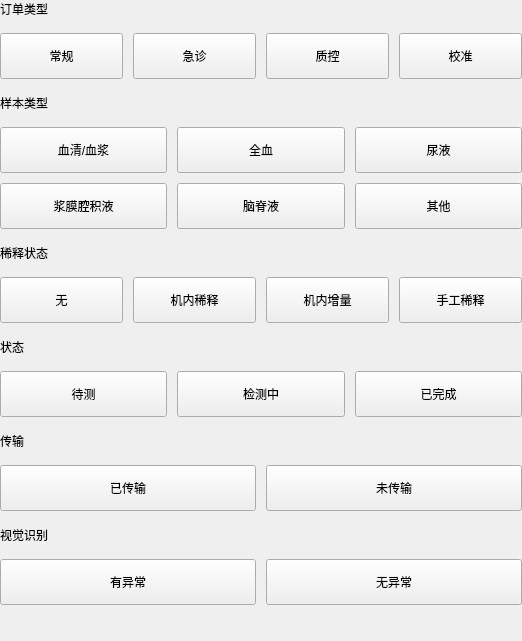
     <widget class="QWidget" name="widget11" native="true">
      <property name="geometry">
       <rect>
        <x>0</x>
        <y>0</y>
        <width>522</width>
        <height>641</height>
       </rect>
      </property>
      <layout class="QVBoxLayout" name="verticalLayout_94">
       <property name="spacing">
        <number>15</number>
       </property>
       <property name="leftMargin">
        <number>0</number>
       </property>
       <property name="topMargin">
        <number>0</number>
       </property>
       <property name="rightMargin">
        <number>0</number>
       </property>
       <property name="bottomMargin">
        <number>0</number>
       </property>
       <item>
        <layout class="QVBoxLayout" name="verticalLayout_85">
         <item>
          <widget class="QLabel" name="label_22">
           <property name="text">
            <string>订单类型</string>
           </property>
          </widget>
         </item>
         <item>
          <layout class="QHBoxLayout" name="horizontalLayout_28">
           <property name="spacing">
            <number>10</number>
           </property>
           <item>
            <widget class="QPushButton" name="pushButton_94">
             <property name="minimumSize">
              <size>
               <width>110</width>
               <height>46</height>
              </size>
             </property>
             <property name="maximumSize">
              <size>
               <width>16777215</width>
               <height>46</height>
              </size>
             </property>
             <property name="text">
              <string>常规</string>
             </property>
             <property name="checkable">
              <bool>true</bool>
             </property>
             <property name="autoExclusive">
              <bool>false</bool>
             </property>
             <property name="buttons" stdset="0">
              <string notr="true">flat_button</string>
             </property>
            </widget>
           </item>
           <item>
            <widget class="QPushButton" name="pushButton_95">
             <property name="minimumSize">
              <size>
               <width>110</width>
               <height>46</height>
              </size>
             </property>
             <property name="maximumSize">
              <size>
               <width>16777215</width>
               <height>46</height>
              </size>
             </property>
             <property name="text">
              <string>急诊</string>
             </property>
             <property name="checkable">
              <bool>true</bool>
             </property>
             <property name="autoExclusive">
              <bool>false</bool>
             </property>
             <property name="buttons" stdset="0">
              <string notr="true">flat_button</string>
             </property>
            </widget>
           </item>
           <item>
            <widget class="QPushButton" name="pushButton_97">
             <property name="minimumSize">
              <size>
               <width>110</width>
               <height>46</height>
              </size>
             </property>
             <property name="maximumSize">
              <size>
               <width>16777215</width>
               <height>46</height>
              </size>
             </property>
             <property name="text">
              <string>质控</string>
             </property>
             <property name="checkable">
              <bool>true</bool>
             </property>
             <property name="autoExclusive">
              <bool>false</bool>
             </property>
             <property name="buttons" stdset="0">
              <string notr="true">flat_button</string>
             </property>
            </widget>
           </item>
           <item>
            <widget class="QPushButton" name="pushButton_96">
             <property name="minimumSize">
              <size>
               <width>110</width>
               <height>46</height>
              </size>
             </property>
             <property name="maximumSize">
              <size>
               <width>16777215</width>
               <height>46</height>
              </size>
             </property>
             <property name="text">
              <string>校准</string>
             </property>
             <property name="checkable">
              <bool>true</bool>
             </property>
             <property name="autoExclusive">
              <bool>false</bool>
             </property>
             <property name="buttons" stdset="0">
              <string notr="true">flat_button</string>
             </property>
            </widget>
           </item>
          </layout>
         </item>
        </layout>
       </item>
       <item>
        <layout class="QVBoxLayout" name="verticalLayout_83">
         <item>
          <widget class="QLabel" name="label_67">
           <property name="text">
            <string>样本类型</string>
           </property>
          </widget>
         </item>
         <item>
          <layout class="QGridLayout" name="gridLayout_smpletype3">
           <property name="spacing">
            <number>10</number>
           </property>
           <item row="0" column="0">
            <widget class="QPushButton" name="pushButton_100">
             <property name="minimumSize">
              <size>
               <width>110</width>
               <height>46</height>
              </size>
             </property>
             <property name="maximumSize">
              <size>
               <width>16777215</width>
               <height>46</height>
              </size>
             </property>
             <property name="text">
              <string>血清/血浆</string>
             </property>
             <property name="checkable">
              <bool>true</bool>
             </property>
             <property name="autoExclusive">
              <bool>false</bool>
             </property>
             <property name="buttons" stdset="0">
              <string notr="true">flat_button</string>
             </property>
            </widget>
           </item>
           <item row="0" column="1">
            <widget class="QPushButton" name="pushButton_101">
             <property name="minimumSize">
              <size>
               <width>60</width>
               <height>46</height>
              </size>
             </property>
             <property name="maximumSize">
              <size>
               <width>16777215</width>
               <height>46</height>
              </size>
             </property>
             <property name="text">
              <string>全血</string>
             </property>
             <property name="checkable">
              <bool>true</bool>
             </property>
             <property name="autoExclusive">
              <bool>false</bool>
             </property>
             <property name="buttons" stdset="0">
              <string notr="true">flat_button</string>
             </property>
            </widget>
           </item>
           <item row="0" column="2">
            <widget class="QPushButton" name="pushButton_102">
             <property name="minimumSize">
              <size>
               <width>60</width>
               <height>46</height>
              </size>
             </property>
             <property name="maximumSize">
              <size>
               <width>16777215</width>
               <height>46</height>
              </size>
             </property>
             <property name="text">
              <string>尿液</string>
             </property>
             <property name="checkable">
              <bool>true</bool>
             </property>
             <property name="autoExclusive">
              <bool>false</bool>
             </property>
             <property name="buttons" stdset="0">
              <string notr="true">flat_button</string>
             </property>
            </widget>
           </item>
           <item row="1" column="0">
            <widget class="QPushButton" name="pushButton_103">
             <property name="minimumSize">
              <size>
               <width>110</width>
               <height>46</height>
              </size>
             </property>
             <property name="maximumSize">
              <size>
               <width>16777215</width>
               <height>46</height>
              </size>
             </property>
             <property name="text">
              <string>浆膜腔积液</string>
             </property>
             <property name="checkable">
              <bool>true</bool>
             </property>
             <property name="autoExclusive">
              <bool>false</bool>
             </property>
             <property name="buttons" stdset="0">
              <string notr="true">flat_button</string>
             </property>
            </widget>
           </item>
           <item row="1" column="1">
            <widget class="QPushButton" name="pushButton_104">
             <property name="minimumSize">
              <size>
               <width>70</width>
               <height>46</height>
              </size>
             </property>
             <property name="maximumSize">
              <size>
               <width>16777215</width>
               <height>46</height>
              </size>
             </property>
             <property name="text">
              <string>脑脊液</string>
             </property>
             <property name="checkable">
              <bool>true</bool>
             </property>
             <property name="autoExclusive">
              <bool>false</bool>
             </property>
             <property name="buttons" stdset="0">
              <string notr="true">flat_button</string>
             </property>
            </widget>
           </item>
           <item row="1" column="2">
            <widget class="QPushButton" name="pushButton_105">
             <property name="minimumSize">
              <size>
               <width>60</width>
               <height>46</height>
              </size>
             </property>
             <property name="maximumSize">
              <size>
               <width>16777215</width>
               <height>46</height>
              </size>
             </property>
             <property name="text">
              <string>其他</string>
             </property>
             <property name="checkable">
              <bool>true</bool>
             </property>
             <property name="autoExclusive">
              <bool>false</bool>
             </property>
             <property name="buttons" stdset="0">
              <string notr="true">flat_button</string>
             </property>
            </widget>
           </item>
          </layout>
         </item>
        </layout>
       </item>
       <item>
        <layout class="QVBoxLayout" name="verticalLayout_84">
         <item>
          <widget class="QLabel" name="label_66">
           <property name="text">
            <string>稀释状态</string>
           </property>
          </widget>
         </item>
         <item>
          <layout class="QHBoxLayout" name="horizontalLayout_33">
           <property name="spacing">
            <number>10</number>
           </property>
           <item>
            <widget class="QPushButton" name="pushButton_99">
             <property name="minimumSize">
              <size>
               <width>100</width>
               <height>46</height>
              </size>
             </property>
             <property name="maximumSize">
              <size>
               <width>16777215</width>
               <height>46</height>
              </size>
             </property>
             <property name="text">
              <string>无</string>
             </property>
             <property name="checkable">
              <bool>true</bool>
             </property>
             <property name="autoExclusive">
              <bool>false</bool>
             </property>
             <property name="buttons" stdset="0">
              <string notr="true">flat_button</string>
             </property>
            </widget>
           </item>
           <item>
            <widget class="QPushButton" name="pushButton_98">
             <property name="minimumSize">
              <size>
               <width>100</width>
               <height>46</height>
              </size>
             </property>
             <property name="maximumSize">
              <size>
               <width>16777215</width>
               <height>46</height>
              </size>
             </property>
             <property name="text">
              <string>机内稀释</string>
             </property>
             <property name="checkable">
              <bool>true</bool>
             </property>
             <property name="autoExclusive">
              <bool>false</bool>
             </property>
             <property name="buttons" stdset="0">
              <string notr="true">flat_button</string>
             </property>
            </widget>
           </item>
           <item>
            <widget class="QPushButton" name="pushButton_177">
             <property name="minimumSize">
              <size>
               <width>100</width>
               <height>46</height>
              </size>
             </property>
             <property name="maximumSize">
              <size>
               <width>16777215</width>
               <height>46</height>
              </size>
             </property>
             <property name="text">
              <string>机内增量</string>
             </property>
             <property name="checkable">
              <bool>true</bool>
             </property>
             <property name="autoExclusive">
              <bool>false</bool>
             </property>
             <property name="buttons" stdset="0">
              <string notr="true">flat_button</string>
             </property>
            </widget>
           </item>
           <item>
            <widget class="QPushButton" name="pushButton_174">
             <property name="minimumSize">
              <size>
               <width>100</width>
               <height>46</height>
              </size>
             </property>
             <property name="maximumSize">
              <size>
               <width>16777215</width>
               <height>46</height>
              </size>
             </property>
             <property name="text">
              <string>手工稀释</string>
             </property>
             <property name="checkable">
              <bool>true</bool>
             </property>
             <property name="autoExclusive">
              <bool>false</bool>
             </property>
             <property name="buttons" stdset="0">
              <string notr="true">flat_button</string>
             </property>
            </widget>
           </item>
          </layout>
         </item>
        </layout>
       </item>
       <item>
        <layout class="QVBoxLayout" name="verticalLayout_79">
         <item>
          <widget class="QLabel" name="label_71">
           <property name="text">
            <string>状态</string>
           </property>
          </widget>
         </item>
         <item>
          <layout class="QHBoxLayout" name="horizontalLayout_36">
           <property name="spacing">
            <number>10</number>
           </property>
           <item>
            <widget class="QPushButton" name="pushButton_112">
             <property name="minimumSize">
              <size>
               <width>110</width>
               <height>46</height>
              </size>
             </property>
             <property name="maximumSize">
              <size>
               <width>16777215</width>
               <height>46</height>
              </size>
             </property>
             <property name="sizeIncrement">
              <size>
               <width>110</width>
               <height>46</height>
              </size>
             </property>
             <property name="text">
              <string>待测</string>
             </property>
             <property name="checkable">
              <bool>true</bool>
             </property>
             <property name="autoExclusive">
              <bool>false</bool>
             </property>
             <property name="buttons" stdset="0">
              <string notr="true">flat_button</string>
             </property>
            </widget>
           </item>
           <item>
            <widget class="QPushButton" name="pushButton_113">
             <property name="minimumSize">
              <size>
               <width>110</width>
               <height>46</height>
              </size>
             </property>
             <property name="maximumSize">
              <size>
               <width>16777215</width>
               <height>46</height>
              </size>
             </property>
             <property name="sizeIncrement">
              <size>
               <width>110</width>
               <height>46</height>
              </size>
             </property>
             <property name="text">
              <string>检测中</string>
             </property>
             <property name="checkable">
              <bool>true</bool>
             </property>
             <property name="autoExclusive">
              <bool>false</bool>
             </property>
             <property name="buttons" stdset="0">
              <string notr="true">flat_button</string>
             </property>
            </widget>
           </item>
           <item>
            <widget class="QPushButton" name="pushButton_114">
             <property name="minimumSize">
              <size>
               <width>110</width>
               <height>46</height>
              </size>
             </property>
             <property name="maximumSize">
              <size>
               <width>16777215</width>
               <height>46</height>
              </size>
             </property>
             <property name="sizeIncrement">
              <size>
               <width>110</width>
               <height>46</height>
              </size>
             </property>
             <property name="text">
              <string>已完成</string>
             </property>
             <property name="checkable">
              <bool>true</bool>
             </property>
             <property name="autoExclusive">
              <bool>false</bool>
             </property>
             <property name="buttons" stdset="0">
              <string notr="true">flat_button</string>
             </property>
            </widget>
           </item>
          </layout>
         </item>
        </layout>
       </item>
       <item>
        <layout class="QVBoxLayout" name="verticalLayout_11">
         <item>
          <widget class="QLabel" name="label_138">
           <property name="text">
            <string>传输</string>
           </property>
          </widget>
         </item>
         <item>
          <layout class="QHBoxLayout" name="horizontalLayout_97">
           <property name="spacing">
            <number>10</number>
           </property>
           <item>
            <widget class="QPushButton" name="pushButton_33">
             <property name="minimumSize">
              <size>
               <width>110</width>
               <height>46</height>
              </size>
             </property>
             <property name="maximumSize">
              <size>
               <width>16777215</width>
               <height>46</height>
              </size>
             </property>
             <property name="text">
              <string>已传输</string>
             </property>
             <property name="checkable">
              <bool>true</bool>
             </property>
             <property name="buttons" stdset="0">
              <string notr="true">flat_button</string>
             </property>
            </widget>
           </item>
           <item>
            <widget class="QPushButton" name="pushButton_34">
             <property name="minimumSize">
              <size>
               <width>110</width>
               <height>46</height>
              </size>
             </property>
             <property name="maximumSize">
              <size>
               <width>16777215</width>
               <height>46</height>
              </size>
             </property>
             <property name="text">
              <string>未传输</string>
             </property>
             <property name="checkable">
              <bool>true</bool>
             </property>
             <property name="buttons" stdset="0">
              <string notr="true">flat_button</string>
             </property>
            </widget>
           </item>
          </layout>
         </item>
        </layout>
       </item>
       <item>
        <layout class="QVBoxLayout" name="verticalLayout_7">
         <item>
          <widget class="QLabel" name="label_139">
           <property name="text">
            <string>视觉识别</string>
           </property>
          </widget>
         </item>
         <item>
          <layout class="QHBoxLayout" name="horizontalLayout_98">
           <property name="spacing">
            <number>10</number>
           </property>
           <item>
            <widget class="QPushButton" name="pushButton_36">
             <property name="minimumSize">
              <size>
               <width>110</width>
               <height>46</height>
              </size>
             </property>
             <property name="maximumSize">
              <size>
               <width>16777215</width>
               <height>46</height>
              </size>
             </property>
             <property name="text">
              <string>有异常</string>
             </property>
             <property name="checkable">
              <bool>true</bool>
             </property>
             <property name="buttons" stdset="0">
              <string notr="true">flat_button</string>
             </property>
            </widget>
           </item>
           <item>
            <widget class="QPushButton" name="pushButton_41">
             <property name="minimumSize">
              <size>
               <width>110</width>
               <height>46</height>
              </size>
             </property>
             <property name="maximumSize">
              <size>
               <width>16777215</width>
               <height>46</height>
              </size>
             </property>
             <property name="text">
              <string>无异常</string>
             </property>
             <property name="checkable">
              <bool>true</bool>
             </property>
             <property name="buttons" stdset="0">
              <string notr="true">flat_button</string>
             </property>
            </widget>
           </item>
          </layout>
         </item>
        </layout>
       </item>
       <item>
        <spacer name="verticalSpacer_8">
         <property name="orientation">
          <enum>Qt::Vertical</enum>
         </property>
         <property name="sizeHint" stdset="0">
          <size>
           <width>20</width>
           <height>40</height>
          </size>
         </property>
        </spacer>
       </item>
      </layout>
     </widget>
